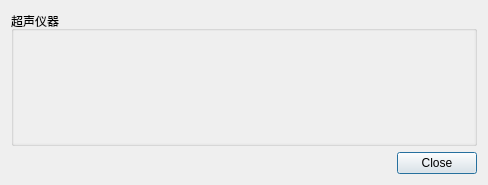
<?xml version="1.0" encoding="UTF-8"?>
<ui version="4.0">
 <class>DialogConnect</class>
 <widget class="QDialog" name="DialogConnect">
  <property name="geometry">
   <rect>
    <x>0</x>
    <y>0</y>
    <width>488</width>
    <height>185</height>
   </rect>
  </property>
  <property name="windowTitle">
   <string>管理连接</string>
  </property>
  <layout class="QVBoxLayout" name="verticalLayout">
   <item>
    <widget class="QGroupBox" name="group_instruments">
     <property name="title">
      <string>超声仪器</string>
     </property>
     <layout class="QVBoxLayout" name="verticalLayout_2">
      <property name="spacing">
       <number>0</number>
      </property>
      <property name="leftMargin">
       <number>0</number>
      </property>
      <property name="topMargin">
       <number>0</number>
      </property>
      <property name="rightMargin">
       <number>0</number>
      </property>
      <property name="bottomMargin">
       <number>0</number>
      </property>
      <item>
       <widget class="QScrollArea" name="scrollArea">
        <property name="frameShape">
         <enum>QFrame::NoFrame</enum>
        </property>
        <property name="widgetResizable">
         <bool>true</bool>
        </property>
        <widget class="QWidget" name="scrollAreaWidgetContents">
         <property name="geometry">
          <rect>
           <x>0</x>
           <y>0</y>
           <width>468</width>
           <height>123</height>
          </rect>
         </property>
         <layout class="QVBoxLayout" name="verticalLayout_5">
          <property name="spacing">
           <number>0</number>
          </property>
          <property name="leftMargin">
           <number>0</number>
          </property>
          <property name="topMargin">
           <number>0</number>
          </property>
          <property name="rightMargin">
           <number>0</number>
          </property>
          <property name="bottomMargin">
           <number>0</number>
          </property>
          <item>
           <layout class="QVBoxLayout" name="InstrumentLayout">
            <item>
             <spacer name="verticalSpacer">
              <property name="orientation">
               <enum>Qt::Vertical</enum>
              </property>
              <property name="sizeHint" stdset="0">
               <size>
                <width>20</width>
                <height>40</height>
               </size>
              </property>
             </spacer>
            </item>
           </layout>
          </item>
         </layout>
        </widget>
       </widget>
      </item>
     </layout>
    </widget>
   </item>
   <item>
    <widget class="QDialogButtonBox" name="buttonBox">
     <property name="standardButtons">
      <set>QDialogButtonBox::Close</set>
     </property>
    </widget>
   </item>
  </layout>
 </widget>
 <resources/>
 <connections>
  <connection>
   <sender>buttonBox</sender>
   <signal>rejected()</signal>
   <receiver>DialogConnect</receiver>
   <slot>reject()</slot>
   <hints>
    <hint type="sourcelabel">
     <x>513</x>
     <y>279</y>
    </hint>
    <hint type="destinationlabel">
     <x>294</x>
     <y>264</y>
    </hint>
   </hints>
  </connection>
 </connections>
</ui>
